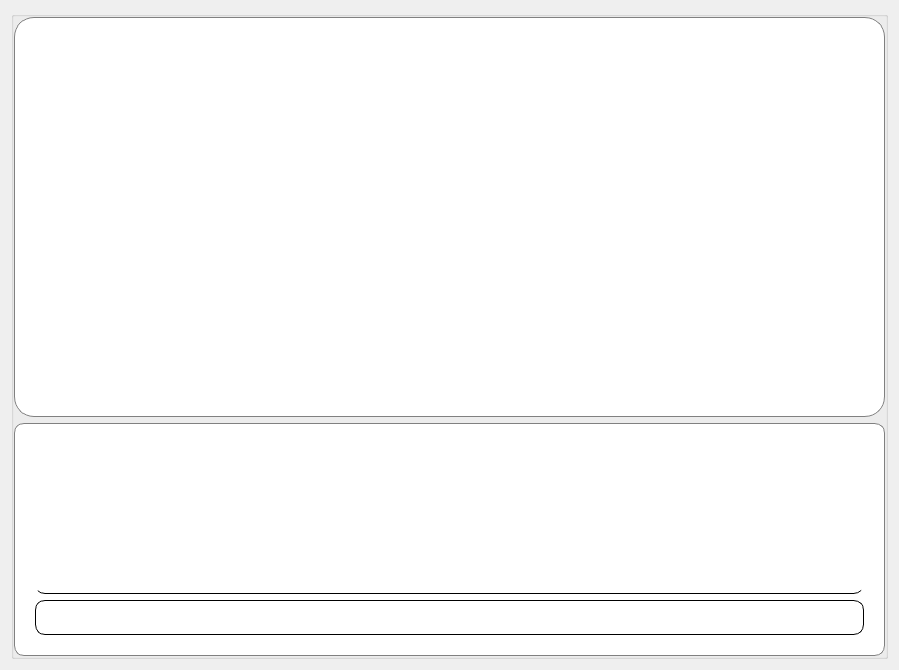
<?xml version="1.0" encoding="UTF-8"?>
<ui version="4.0">
 <class>Console</class>
 <widget class="QWidget" name="Console">
  <property name="geometry">
   <rect>
    <x>0</x>
    <y>0</y>
    <width>899</width>
    <height>670</height>
   </rect>
  </property>
  <property name="windowTitle">
   <string>Form</string>
  </property>
  <layout class="QVBoxLayout" name="verticalLayout">
   <item>
    <widget class="QGroupBox" name="groupBox">
     <property name="title">
      <string/>
     </property>
     <layout class="QVBoxLayout" name="verticalLayout_2">
      <property name="leftMargin">
       <number>0</number>
      </property>
      <property name="topMargin">
       <number>0</number>
      </property>
      <property name="rightMargin">
       <number>0</number>
      </property>
      <property name="bottomMargin">
       <number>0</number>
      </property>
      <item>
       <widget class="QGroupBox" name="container_script">
        <property name="sizePolicy">
         <sizepolicy hsizetype="Expanding" vsizetype="Expanding">
          <horstretch>0</horstretch>
          <verstretch>0</verstretch>
         </sizepolicy>
        </property>
        <property name="minimumSize">
         <size>
          <width>0</width>
          <height>400</height>
         </size>
        </property>
        <property name="styleSheet">
         <string notr="true">QGroupBox {
	border: 1px solid gray;
	background-color: white;
	border-radius: 20px;
    padding: 10px;
}</string>
        </property>
        <property name="title">
         <string/>
        </property>
        <layout class="QVBoxLayout" name="verticalLayout_4">
         <item>
          <widget class="QPlainTextEdit" name="script">
           <property name="styleSheet">
            <string notr="true">QPlainTextEdit {
	border: none;
}</string>
           </property>
          </widget>
         </item>
        </layout>
       </widget>
      </item>
      <item>
       <widget class="QGroupBox" name="container_console">
        <property name="sizePolicy">
         <sizepolicy hsizetype="Expanding" vsizetype="Expanding">
          <horstretch>0</horstretch>
          <verstretch>0</verstretch>
         </sizepolicy>
        </property>
        <property name="minimumSize">
         <size>
          <width>0</width>
          <height>0</height>
         </size>
        </property>
        <property name="maximumSize">
         <size>
          <width>16777215</width>
          <height>16777215</height>
         </size>
        </property>
        <property name="styleSheet">
         <string notr="true">QGroupBox {
	border: 1px solid gray;
	background-color: white;
	border-radius: 10px;
	padding: 20px;
}</string>
        </property>
        <property name="title">
         <string/>
        </property>
        <layout class="QVBoxLayout" name="verticalLayout_3">
         <property name="leftMargin">
          <number>0</number>
         </property>
         <property name="topMargin">
          <number>0</number>
         </property>
         <property name="rightMargin">
          <number>0</number>
         </property>
         <property name="bottomMargin">
          <number>0</number>
         </property>
         <item>
          <widget class="QPlainTextEdit" name="console_output">
           <property name="styleSheet">
            <string notr="true">QPlainTextEdit {
	border: none;
	border-bottom: 1px solid black;
	border-bottom-right-radius: 10px;
    border-bottom-left-radius: 10px;
	padding: 10px;
}</string>
           </property>
          </widget>
         </item>
         <item>
          <widget class="QLineEdit" name="console_input">
           <property name="sizePolicy">
            <sizepolicy hsizetype="Expanding" vsizetype="Expanding">
             <horstretch>0</horstretch>
             <verstretch>0</verstretch>
            </sizepolicy>
           </property>
           <property name="minimumSize">
            <size>
             <width>0</width>
             <height>35</height>
            </size>
           </property>
           <property name="maximumSize">
            <size>
             <width>16777215</width>
             <height>50</height>
            </size>
           </property>
           <property name="styleSheet">
            <string notr="true">QLineEdit {
	border: 1px solid black;
	border-radius: 10px;
	padding-left: 5px;
    padding-right: 5px;
}</string>
           </property>
          </widget>
         </item>
        </layout>
       </widget>
      </item>
     </layout>
    </widget>
   </item>
  </layout>
 </widget>
 <resources/>
 <connections/>
</ui>
